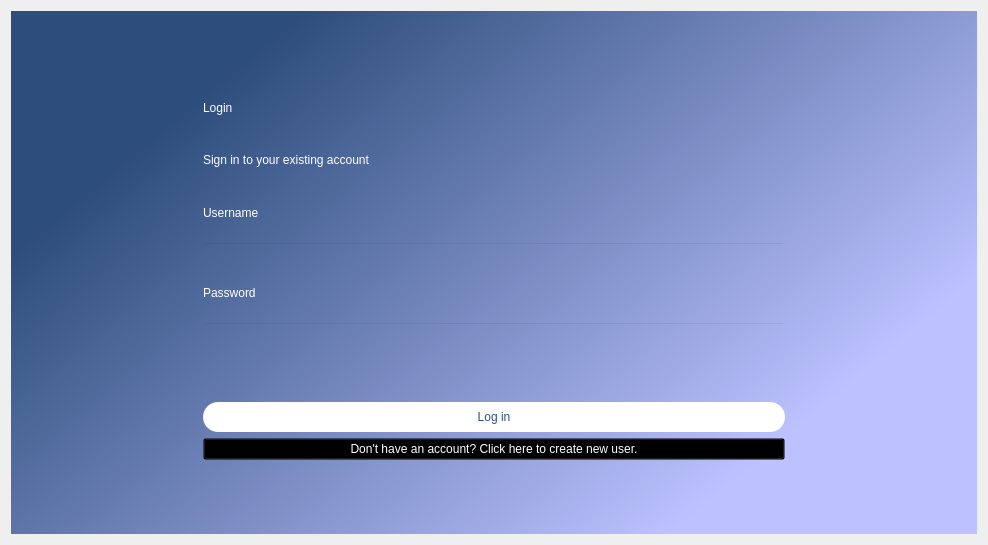
<?xml version="1.0" encoding="UTF-8"?>
<ui version="4.0">
 <class>Dialog</class>
 <widget class="QDialog" name="Dialog">
  <property name="geometry">
   <rect>
    <x>0</x>
    <y>0</y>
    <width>988</width>
    <height>545</height>
   </rect>
  </property>
  <property name="windowTitle">
   <string>Dialog</string>
  </property>
  <layout class="QVBoxLayout" name="verticalLayout">
   <item>
    <widget class="QWidget" name="backGroundWidget" native="true">
     <property name="styleSheet">
      <string notr="true">QWidget#backGroundWidget{
background-color: qlineargradient(spread:pad, x1:0.0567727, y1:0.375, x2:0.784, y2:0.846, stop:0 rgba(45, 77, 124, 255), stop:1 rgba(188, 194, 255, 255));}</string>
     </property>
     <layout class="QGridLayout" name="gridLayout">
      <item row="1" column="0">
       <widget class="QWidget" name="widgetLeftMargin" native="true">
        <property name="sizePolicy">
         <sizepolicy hsizetype="Fixed" vsizetype="Preferred">
          <horstretch>0</horstretch>
          <verstretch>0</verstretch>
         </sizepolicy>
        </property>
        <property name="minimumSize">
         <size>
          <width>50</width>
          <height>0</height>
         </size>
        </property>
       </widget>
      </item>
      <item row="1" column="2">
       <widget class="QWidget" name="widgetRightMargin" native="true">
        <property name="sizePolicy">
         <sizepolicy hsizetype="Fixed" vsizetype="Preferred">
          <horstretch>0</horstretch>
          <verstretch>0</verstretch>
         </sizepolicy>
        </property>
        <property name="minimumSize">
         <size>
          <width>50</width>
          <height>0</height>
         </size>
        </property>
       </widget>
      </item>
      <item row="1" column="1">
       <widget class="QWidget" name="widgetContent" native="true">
        <property name="minimumSize">
         <size>
          <width>0</width>
          <height>0</height>
         </size>
        </property>
        <property name="maximumSize">
         <size>
          <width>600</width>
          <height>600</height>
         </size>
        </property>
        <layout class="QVBoxLayout" name="verticalLayout_2">
         <item>
          <widget class="QLabel" name="labelLogIn">
           <property name="styleSheet">
            <string notr="true">font: 48pt &quot;Segoe UI&quot;;
color: rgb(255, 255, 255)</string>
           </property>
           <property name="text">
            <string>Login</string>
           </property>
          </widget>
         </item>
         <item>
          <widget class="QLabel" name="labelSignIn">
           <property name="styleSheet">
            <string notr="true">font: 18pt &quot;Segoe UI&quot;;
color: rgb(255, 255, 255)</string>
           </property>
           <property name="text">
            <string>Sign in to your existing account</string>
           </property>
          </widget>
         </item>
         <item>
          <widget class="QLabel" name="labelUsername">
           <property name="styleSheet">
            <string notr="true">font: 12pt &quot;Segoe UI&quot;;
color: rgb(255, 255, 255)</string>
           </property>
           <property name="text">
            <string>Username</string>
           </property>
          </widget>
         </item>
         <item>
          <widget class="QLineEdit" name="lineEditUsername">
           <property name="sizePolicy">
            <sizepolicy hsizetype="Preferred" vsizetype="Fixed">
             <horstretch>0</horstretch>
             <verstretch>0</verstretch>
            </sizepolicy>
           </property>
           <property name="styleSheet">
            <string notr="true">background-color: rgba(0,0,0,0);
font: 14pt &quot;Segoe UI&quot;;
border-color: rgb(255, 255, 255);</string>
           </property>
          </widget>
         </item>
         <item>
          <widget class="QLabel" name="labelPassword">
           <property name="styleSheet">
            <string notr="true">font: 12pt &quot;Segoe UI&quot;;
color: rgb(255, 255, 255)</string>
           </property>
           <property name="text">
            <string>Password</string>
           </property>
          </widget>
         </item>
         <item>
          <widget class="QLineEdit" name="lineEditPassword">
           <property name="sizePolicy">
            <sizepolicy hsizetype="Preferred" vsizetype="Fixed">
             <horstretch>0</horstretch>
             <verstretch>0</verstretch>
            </sizepolicy>
           </property>
           <property name="styleSheet">
            <string notr="true">background-color: rgba(0,0,0,0);
font: 14pt &quot;Segoe UI&quot;;
border-color: rgb(255, 255, 255);</string>
           </property>
          </widget>
         </item>
         <item>
          <widget class="QLabel" name="labelIncorrectField">
           <property name="styleSheet">
            <string notr="true">color: rgb(255, 0, 0);
font: 10pt &quot;Segoe UI&quot;;</string>
           </property>
           <property name="text">
            <string/>
           </property>
          </widget>
         </item>
         <item>
          <widget class="QPushButton" name="buttonLogIn">
           <property name="minimumSize">
            <size>
             <width>0</width>
             <height>30</height>
            </size>
           </property>
           <property name="styleSheet">
            <string notr="true">border-radius:15px;
font: 16pt &quot;Segoe UI&quot;;
background-color: rgb(255, 255, 255);
color: rgb(47, 82, 134);</string>
           </property>
           <property name="text">
            <string>Log in</string>
           </property>
          </widget>
         </item>
         <item>
          <widget class="QPushButton" name="buttonCreateNewUser">
           <property name="styleSheet">
            <string notr="true">font: 10pt &quot;Segoe UI&quot;;
background-color: rgba(0,0,0,0);
color: rgb(255,255,255);</string>
           </property>
           <property name="text">
            <string>Don't have an account? Click here to create new user.</string>
           </property>
          </widget>
         </item>
        </layout>
       </widget>
      </item>
      <item row="0" column="1">
       <widget class="QWidget" name="widgetTopMargin" native="true">
        <property name="sizePolicy">
         <sizepolicy hsizetype="Preferred" vsizetype="Fixed">
          <horstretch>0</horstretch>
          <verstretch>0</verstretch>
         </sizepolicy>
        </property>
        <property name="minimumSize">
         <size>
          <width>0</width>
          <height>50</height>
         </size>
        </property>
        <property name="maximumSize">
         <size>
          <width>16777215</width>
          <height>16777215</height>
         </size>
        </property>
       </widget>
      </item>
      <item row="2" column="1">
       <widget class="QWidget" name="widgetBottomMargin" native="true">
        <property name="sizePolicy">
         <sizepolicy hsizetype="Preferred" vsizetype="Fixed">
          <horstretch>0</horstretch>
          <verstretch>0</verstretch>
         </sizepolicy>
        </property>
        <property name="minimumSize">
         <size>
          <width>0</width>
          <height>50</height>
         </size>
        </property>
        <property name="maximumSize">
         <size>
          <width>16777215</width>
          <height>16777215</height>
         </size>
        </property>
       </widget>
      </item>
     </layout>
    </widget>
   </item>
  </layout>
 </widget>
 <resources/>
 <connections/>
</ui>
